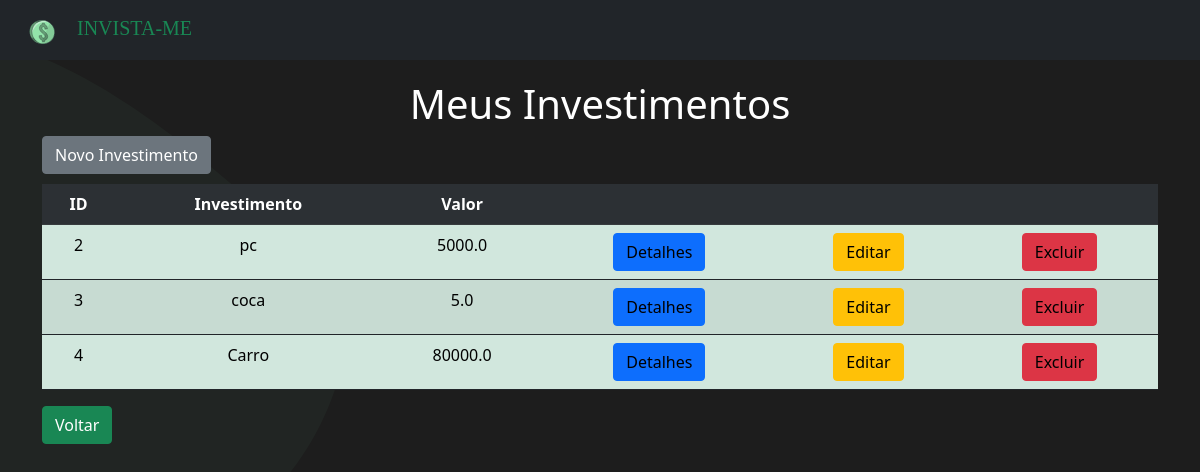
Page /listagem/ on the earlier database version.
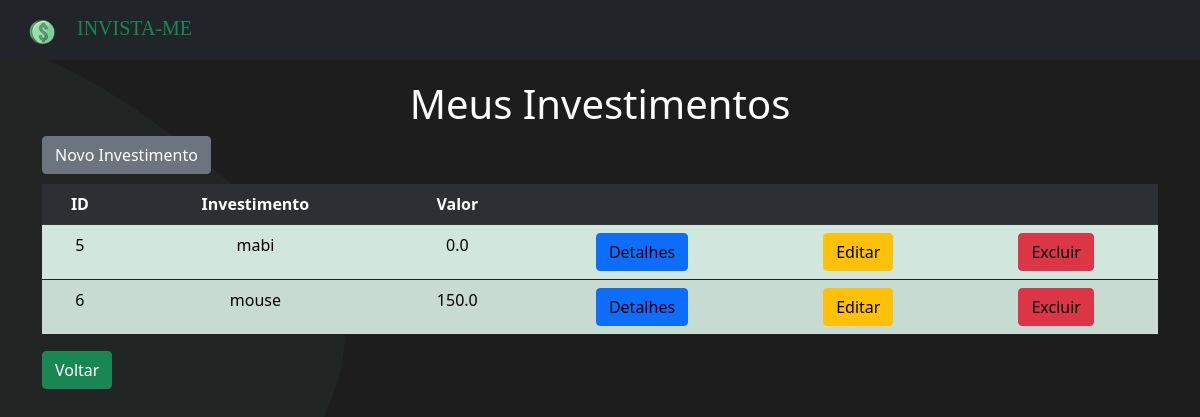
Same page on the later database version.
### invistame/models.py (models this page shows)
class Investimento(models.Model):
    investimento = models.TextField(max_length=200)
    valor = models.FloatField(max_length=9)
    pago = models.BooleanField(default=False)
    data = models.DateField(default=datetime.now)
    hora = models.TimeField(default=time.strftime('%H:%M', time.localtime()))

### invistame/views.py (the view)
# urls.py: path('listagem/', views.listagem, name='listagem'),
def listagem(request):
    dados = {
        'dados': Investimento.objects.all()
    }
    return render(request, 'investimentos/listagem.html', context=dados)

### invistame/templates/investimentos/listagem.html (shortened to what this page needs)
{% extends 'base.html' %}
{% block content %}
<div class="container">
    <h1 style="text-align: center; color: #fff; margin-top: 20px">Meus Investimentos</h1>
    <button class="btn btn-secondary" style="margin-bottom: 10px;"><a style="color: white; text-decoration: none;"
            href="{% url 'novo_investimento' %}">Novo Investimento</a></button>
    <table class='table table-success table-hover table-striped border-dark'>
        <tr style="text-align: center; border-radius: 20px;" class="table-dark">
            <th>ID</th>
            <th>Investimento</th>
            <th>Valor</th>
            <th></th>
            <th></th>
            <th></th>
        </tr>
        {% for dado in dados %}
        <tr style="text-align: center;">
            <td>{{dado.id}}</td>
            <td>{{dado.investimento}}</td>
            <td>{{dado.valor}}</td>
            <td><button class="btn btn-primary"><a style='color: black;text-decoration: none;'
                        href="{% url 'detalhes' dado.id %}">Detalhes</a></button></td>
            <td><button class="btn btn-warning"><a style='color: black;text-decoration: none;'
                        href="{% url 'editar' dado.id %}">Editar</a></button></td>
            <td><button class="btn btn-danger"><a style='color: black;text-decoration: none;'
                        href="{% url 'excluir' dado.id %}">Excluir</a></button></td>
        </tr>
        {% endfor %}
    </table>
    <button class="btn btn-success"><a style='color: white;text-decoration: none;'
            href="{% url 'index' %}">Voltar</a></button>
</div>
{% endblock %}

Differences in the rows shown:
removed Investimento: id "2", investimento "pc", valor "5000.0"
removed Investimento: id "3", investimento "coca", valor "5.0"
removed Investimento: id "4", investimento "Carro", valor "80000.0"
added Investimento: id "5", investimento "mabi", valor "0.0"
added Investimento: id "6", investimento "mouse", valor "150.0"
